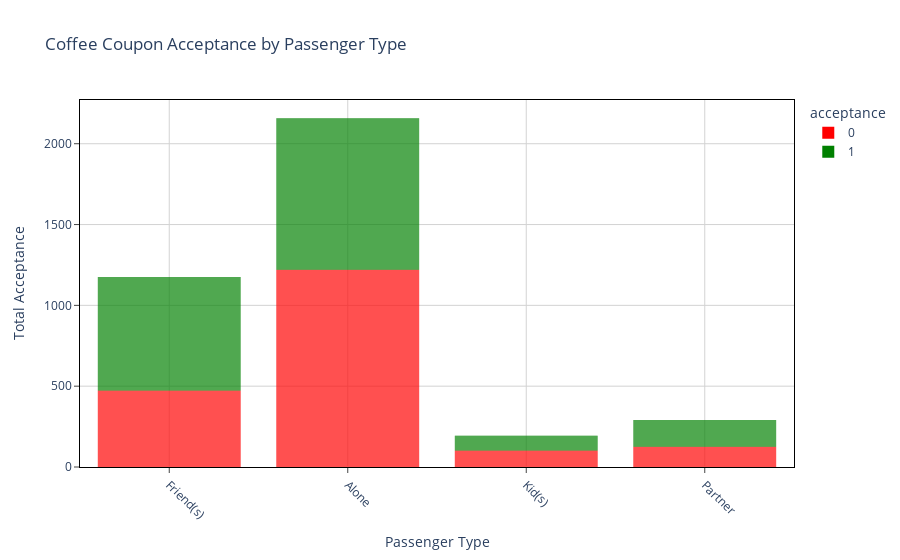

The cell this chart's notebook holds for it:
### Code cell
# Create a bar plot for coffee coupon acceptance by passenger type
fig = px.bar(df_coffee_coupons, x='passanger', color='acceptance',
             title='Coffee Coupon Acceptance by Passenger Type',
             labels={'passanger': 'Passenger Type', 'count': 'Total Acceptance'},
             color_discrete_map={'0': 'red', '1': 'green'})

# Update layout settings for better aesthetics
fig.update_layout(
    plot_bgcolor='white',
    xaxis_title='Passenger Type',
    yaxis_title='Total Acceptance',
    xaxis=dict(
        tickangle=45,
        mirror=True,
        ticks='outside',
        showline=True,
        linecolor='black',
        gridcolor='lightgrey'
    ),
    yaxis=dict(
        mirror=True,
        ticks='outside',
        showline=True,
        linecolor='black',
        gridcolor='lightgrey'
    ),
    bargap=0.2,
    bargroupgap=0,
)

fig.update_traces(marker_line_width=0)

# Show the plot
fig.show()

### Figure 1 — Plotly figure (JSON) as saved in the notebook; plotly's stock layout.template omitted (floating-point values rounded to 4 significant figures; data arrays with more than 128 entries replaced by an {"elided": "..."} marker saying what was removed)
{"data": [{"alignmentgroup": "True", "hovertemplate": "acceptance=0<br>Passenger Type=%{x}<br>Total Acceptance=%{y}<extra></extra>", "legendgroup": "0", "marker": {"color": "red", "pattern": {"shape": ""}, "line": {"width": 0}}, "name": "0", "offsetgroup": "0", "orientation": "v", "showlegend": true, "textposition": "auto", "x": {"elided": "1922 str values"}, "xaxis": "x", "y": {"elided": "1922 int values"}, "yaxis": "y", "type": "bar"}, {"alignmentgroup": "True", "hovertemplate": "acceptance=1<br>Passenger Type=%{x}<br>Total Acceptance=%{y}<extra></extra>", "legendgroup": "1", "marker": {"color": "green", "pattern": {"shape": ""}, "line": {"width": 0}}, "name": "1", "offsetgroup": "1", "orientation": "v", "showlegend": true, "textposition": "auto", "x": {"elided": "1894 str values"}, "xaxis": "x", "y": {"elided": "1894 int values"}, "yaxis": "y", "type": "bar"}], "layout": {"xaxis": {"anchor": "y", "domain": [0.0, 1.0], "title": {"text": "Passenger Type"}, "tickangle": 45, "mirror": true, "ticks": "outside", "showline": true, "linecolor": "black", "gridcolor": "lightgrey"}, "yaxis": {"anchor": "x", "domain": [0.0, 1.0], "title": {"text": "Total Acceptance"}, "mirror": true, "ticks": "outside", "showline": true, "linecolor": "black", "gridcolor": "lightgrey"}, "legend": {"title": {"text": "acceptance"}, "tracegroupgap": 0}, "title": {"text": "Coffee Coupon Acceptance by Passenger Type"}, "barmode": "relative", "plot_bgcolor": "white", "bargap": 0.2, "bargroupgap": 0}}
